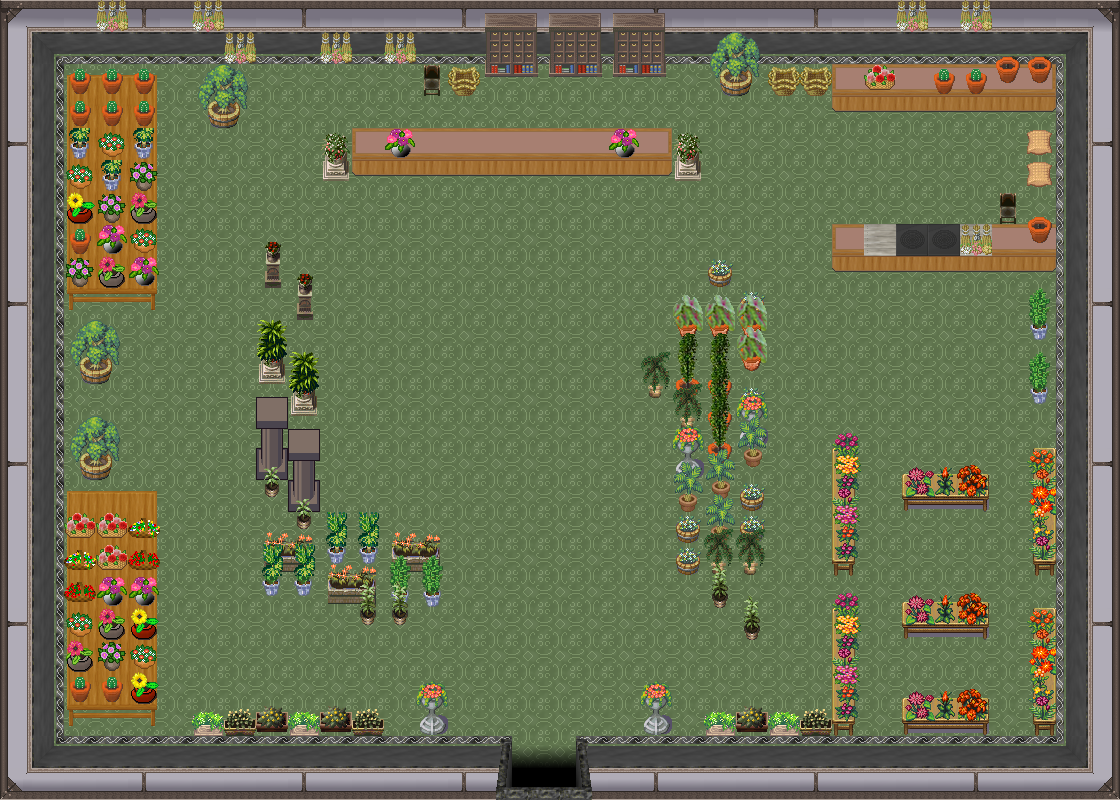

This is a level from a 2D game, rendered from its Tiled map with the project's own tilesets. A one-line summary and the map file follow, with tile-layer data summarised:
An orthogonal 35x25 tile map with 32x32 px tiles, 5 tile layers (0_floor, 1_terrain, 2_object, 3_roof, ...), 3 hidden layers not drawn, 26 tilesets.

<map version="1.0" orientation="orthogonal" width="35" height="25" tilewidth="32" tileheight="32">
 <tileset firstgid="1" name="glass" tilewidth="32" tileheight="32">
  <image source="../../tileset/building/wall/glass.png" width="128" height="128" />
 </tileset>
 <tileset firstgid="17" name="flowers on bench 2" tilewidth="32" tileheight="32">
  <image source="../../tileset/furniture/table/flowers_on_bench2.png" width="96" height="64" />
 </tileset>
 <tileset firstgid="23" name="flowers on benches" tilewidth="32" tileheight="32">
  <image source="../../tileset/furniture/table/flowers_on_benches.png" width="64" height="160" />
 </tileset>
 <tileset firstgid="33" name="table wooden brown" tilewidth="32" tileheight="32">
  <image source="../../tileset/furniture/table/table_wooden_brown.png" width="96" height="96" />
 </tileset>
 <tileset firstgid="42" name="table with beer" tilewidth="32" tileheight="32">
  <image source="../../tileset/furniture/table/table_with_beer.png" width="128" height="64" />
 </tileset>
 <tileset firstgid="50" name="table with hob pale" tilewidth="32" tileheight="32">
  <image source="../../tileset/furniture/table/table_with_hob_pale.png" width="96" height="32" />
 </tileset>
 <tileset firstgid="53" name="chair greenish grey" tilewidth="32" tileheight="32">
  <image source="../../tileset/furniture/chair/greenish_grey.png" width="64" height="64" />
 </tileset>
 <tileset firstgid="57" name="drawer shelf" tilewidth="32" tileheight="32">
  <image source="../../tileset/furniture/shelve/drawer_shelf.png" width="64" height="96" />
 </tileset>
 <tileset firstgid="63" name="plants potted stone" tilewidth="32" tileheight="32">
  <image source="../../tileset/item/statue/plants_potted_stone.png" width="96" height="64" />
 </tileset>
 <tileset firstgid="69" name="urn with flowers" tilewidth="32" tileheight="32">
  <image source="../../tileset/item/statue/urn_with_flowers.png" width="32" height="64" />
 </tileset>
 <tileset firstgid="71" name="cactus potted" tilewidth="32" tileheight="32">
  <image source="../../tileset/plant/indoor/cactuspotted.png" width="32" height="32" />
 </tileset>
 <tileset firstgid="72" name="flower baskets" tilewidth="32" tileheight="32">
  <image source="../../tileset/plant/indoor/flower_baskets.png" width="32" height="96" />
 </tileset>
 <tileset firstgid="75" name="flower vase" tilewidth="32" tileheight="32">
  <image source="../../tileset/plant/indoor/flower_vase.png" width="96" height="32" />
 </tileset>
 <tileset firstgid="78" name="flowering plant" tilewidth="32" tileheight="32">
  <image source="../../tileset/plant/indoor/flowering_plant.png" width="64" height="32" />
 </tileset>
 <tileset firstgid="80" name="plant potted 2" tilewidth="32" tileheight="32">
  <image source="../../tileset/plant/indoor/plant_potted_2.png" width="32" height="64" />
 </tileset>
 <tileset firstgid="82" name="pot plant" tilewidth="32" tileheight="32">
  <image source="../../tileset/plant/indoor/pot_plant.png" width="32" height="96" />
 </tileset>
 <tileset firstgid="85" name="pot plant sprout" tilewidth="32" tileheight="32">
  <image source="../../tileset/plant/indoor/pot_plant_sprout.png" width="32" height="64" />
 </tileset>
 <tileset firstgid="87" name="potted plant 1" tilewidth="32" tileheight="32">
  <image source="../../tileset/plant/indoor/pot_plant_1.png" width="192" height="64" />
 </tileset>
 <tileset firstgid="99" name="potted plants 1" tilewidth="32" tileheight="32">
  <image source="../../tileset/plant/indoor/potted_plants1.png" width="96" height="64" />
 </tileset>
 <tileset firstgid="105" name="planted containers" tilewidth="32" tileheight="32">
  <image source="../../tileset/plant/flower/planted_containers.png" width="128" height="128" />
 </tileset>
 <tileset firstgid="121" name="bazar items 3" tilewidth="32" tileheight="32">
  <image source="../../tileset/item/bazaar_produce.png" width="64" height="64" />
 </tileset>
 <tileset firstgid="125" name="collision" tilewidth="32" tileheight="32">
  <image source="../../tileset/logic/collision.png" width="32" height="32" />
 </tileset>
 <tileset firstgid="126" name="indoor/floor" tilewidth="32" tileheight="32">
  <image source="../../tileset/ground/indoor/floor.png" width="96" height="32" />
 </tileset>
 <tileset firstgid="129" name="wall/int_grey" tilewidth="32" tileheight="32">
  <image source="../../tileset/building/wall/int_grey.png" width="352" height="352" />
 </tileset>
 <tileset firstgid="250" name="entrance/grey" tilewidth="32" tileheight="32">
  <image source="../../tileset/building/entrance/grey.png" width="160" height="160" />
 </tileset>
 <tileset firstgid="275" name="pillars_stone" tilewidth="32" tileheight="32">
  <image source="../../tileset/object/rock/pillars_stone.png" width="192" height="192" />
 </tileset>
 <layer name="0_floor" width="35" height="25">
  <data>[875 cells, 875 non-empty, 1 distinct tile ids]</data>
 </layer>
 <layer name="1_terrain" width="35" height="25">
  <data>[875 cells, 423 non-empty, 79 distinct tile ids]</data>
 </layer>
 <layer name="2_object" width="35" height="25">
  <data>[875 cells, 87 non-empty, 28 distinct tile ids]</data>
 </layer>
 <layer name="3_roof" width="35" height="25">
  <data>[875 cells, 69 non-empty, 28 distinct tile ids]</data>
 </layer>
 <layer name="4_roof_add" width="35" height="25">
  <data>[875 cells, 1 non-empty, 1 distinct tile ids]</data>
 </layer>
 <layer name="objects" width="35" height="25" visible="0">
  <data>[875 cells, 0 non-empty, 0 distinct tile ids]</data>
 </layer>
 <layer name="collision" width="35" height="25" visible="0" opacity="0.39">
  <data>[875 cells, 396 non-empty, 1 distinct tile ids]</data>
 </layer>
 <layer name="protection" width="35" height="25" visible="0">
  <data>[875 cells, 0 non-empty, 0 distinct tile ids]</data>
 </layer>
</map>
